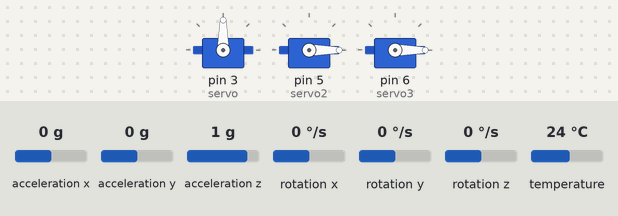
Recording of a sketch running on a simulated Arduino Uno, built with avr-gcc and run on an emulated ATmega328P. Parts: 3 × servo. Inputs (shaded band) come from the test bench; at power-on: acceleration y 0 g, acceleration x 0 g, acceleration z 1 g, rotation x 0 °/s, rotation y 0 °/s, rotation z 0 °/s, temperature 24 °C. What the sketch prints to the serial monitor is not drawn.

Above: at 1.3 s.
1.4 s: acceleration y set to -1.4 g
At 2.6 s:
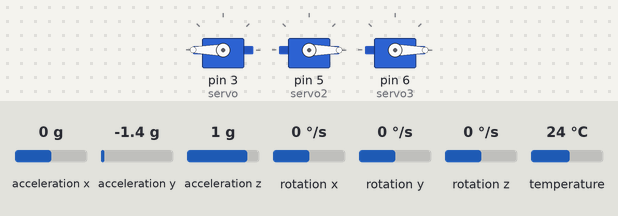
2.9 s: acceleration y set to -0.8 g
At 3.8 s:
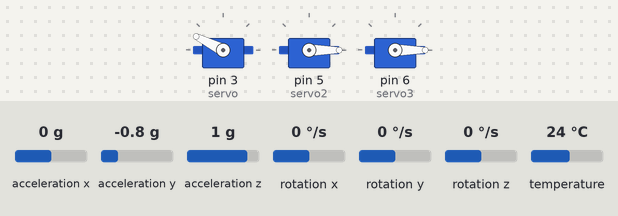
4.4 s: acceleration y set to 0.8 g
At 4.9 s:
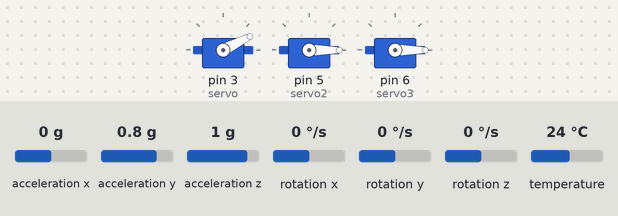
5.9 s: acceleration y set to 1.4 g
At 7.1 s:
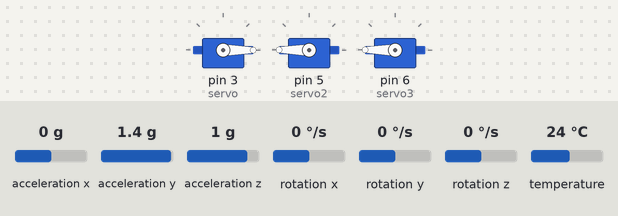
7.4 s: acceleration y set to 0 g
At 8.5 s:
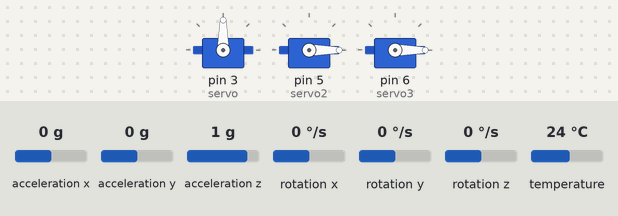
Timing chart, 0 to 9.9 s (numbered marks = the images above; inputs shaded):
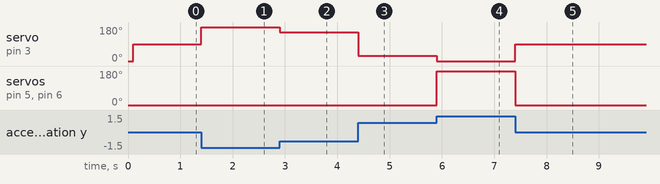

Measured:
- after the input at 1.4 s, servo on pin 3 (servo): 90° → 180° at once
- after the input at 2.9 s, servo on pin 3 (servo): 180° → 153° at once
- after the input at 4.4 s, servo on pin 3 (servo): 153° → 27° at once
- after the input at 5.9 s, servo on pin 3 (servo): 27° → 0° at once; servo on pin 5 (servo2), servo on pin 6 (servo3): 0° → 180° at once
- after the input at 7.4 s, servo on pin 3 (servo): 0° → 90° at once; servo on pin 5 (servo2), servo on pin 6 (servo3): 180° → 0° at once

The sketch:

ruidografo3servos.ino
```cpp
#include <Adafruit_MPU6050.h>
#include <Adafruit_Sensor.h>
#include <Wire.h>
#include <Servo.h>


Servo servo;
Servo servo2;
Servo servo3;

Adafruit_MPU6050 srituhobby;

void setup(void) {
  Serial.begin(115200);
  servo.attach(3);
  servo2.attach(5);
   servo3.attach(6);
  Wire.begin();
  srituhobby.begin();
  servo.write(0);
  servo2.write(0);
  servo3.write(0);

  srituhobby.setAccelerometerRange(MPU6050_RANGE_8_G);//2_G,4_G,8_G,16_G
  srituhobby.setGyroRange(MPU6050_RANGE_500_DEG);//250,500,1000,2000
  srituhobby.setFilterBandwidth(MPU6050_BAND_21_HZ);

  delay(100);
}

void loop() {

  /* Get new sensor events with the readings */
  sensors_event_t a, g, temp;
  srituhobby.getEvent(&a, &g, &temp);

  int value = a.acceleration.y;
  int value2 = a.acceleration.z;
  int value3 = a.acceleration.x;

  value = map(value,  -10, 10, 180, 0);
  value2 = map(value,  -10, 10, 180, 0);
  value3 = map(value,  -10, 10, 180, 0);

  servo.write(value);
  servo2.write(value2);
  servo3.write(value2);
  Serial.println(value);
  //delay(10);

}
```
